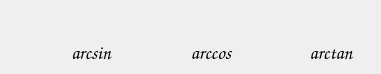
   <widget class="QWidget" name="tab_5">
    <attribute name="title">
     <string>反三角</string>
    </attribute>
    <widget class="QPushButton" name="Arctan">
     <property name="geometry">
      <rect>
       <x>290</x>
       <y>40</y>
       <width>82</width>
       <height>25</height>
      </rect>
     </property>
     <property name="font">
      <font>
       <family>Comic Sans MS</family>
       <pointsize>14</pointsize>
      </font>
     </property>
     <property name="styleSheet">
      <string notr="true"/>
     </property>
     <property name="text">
      <string>arctan</string>
     </property>
     <property name="flat">
      <bool>true</bool>
     </property>
    </widget>
    <widget class="QPushButton" name="Arcsin">
     <property name="geometry">
      <rect>
       <x>50</x>
       <y>40</y>
       <width>82</width>
       <height>25</height>
      </rect>
     </property>
     <property name="font">
      <font>
       <family>Comic Sans MS</family>
       <pointsize>14</pointsize>
      </font>
     </property>
     <property name="styleSheet">
      <string notr="true"/>
     </property>
     <property name="text">
      <string>arcsin</string>
     </property>
     <property name="flat">
      <bool>true</bool>
     </property>
    </widget>
    <widget class="QPushButton" name="Arccos">
     <property name="geometry">
      <rect>
       <x>170</x>
       <y>40</y>
       <width>82</width>
       <height>25</height>
      </rect>
     </property>
     <property name="font">
      <font>
       <family>Comic Sans MS</family>
       <pointsize>14</pointsize>
      </font>
     </property>
     <property name="styleSheet">
      <string notr="true"/>
     </property>
     <property name="text">
      <string>arccos</string>
     </property>
     <property name="flat">
      <bool>true</bool>
     </property>
    </widget>
   </widget>
